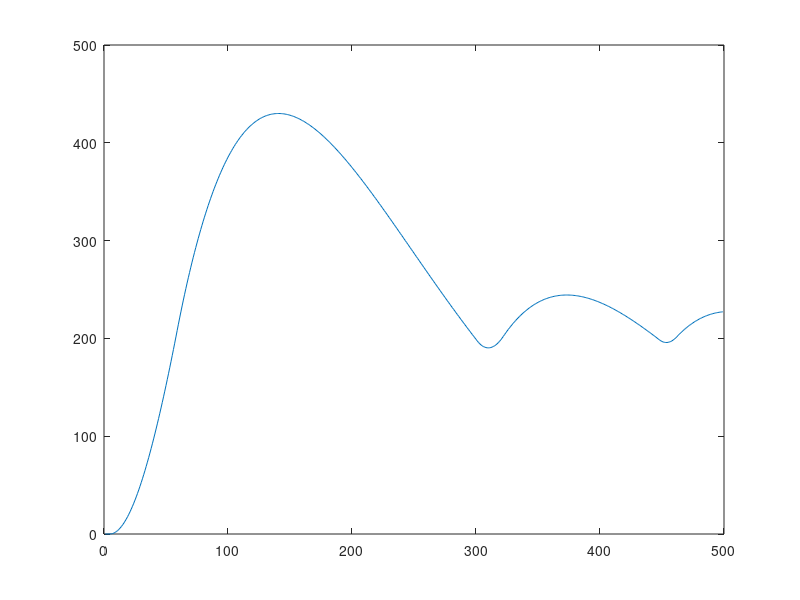

Recreate this plot in MATLAB.
pkg load control
clear all
close all
hold off;

num=1.1*[0.008594  0.008548]
den=-[-1.984  0.9841]

Ts=1;

%Condiciones iniciales del programa y de la ecuación en diferencias

SalidaSis(1)=0;
SalidaSis(2)=0;
SalidaSis(3)=0;
SalidaSis(4)=0;
i=4;
Referencia(i)=200;
error=Referencia(i);

u(1)=1;
u(2)=1;
u(3)=1;
u(4)=1;

error(1)=0;
error(2)=0;
error(3)=0;
error(4)=0;
error(5)=0;

%%Proceso en lazo abierto
SalidaSis(i)=SalidaSis(i-1);

while (i<500)

  Referencia(i)=200;

  if(error(i) > 0)
    u(i) = 10;
  else
    u(i) = 0;
  endif

  SalidaSis(i)=num*[u(i-1) u(i-2)]' + den*[SalidaSis(i-1) SalidaSis(i-2)]';

  error(i+1)= Referencia(i) - SalidaSis(i);

  i=i+1;

end


u(i)=0;
%Graficar la salida
t=1:length(SalidaSis);
plot(t*Ts , SalidaSis ) %%Se suma el offset de donde arrancó el experimento
